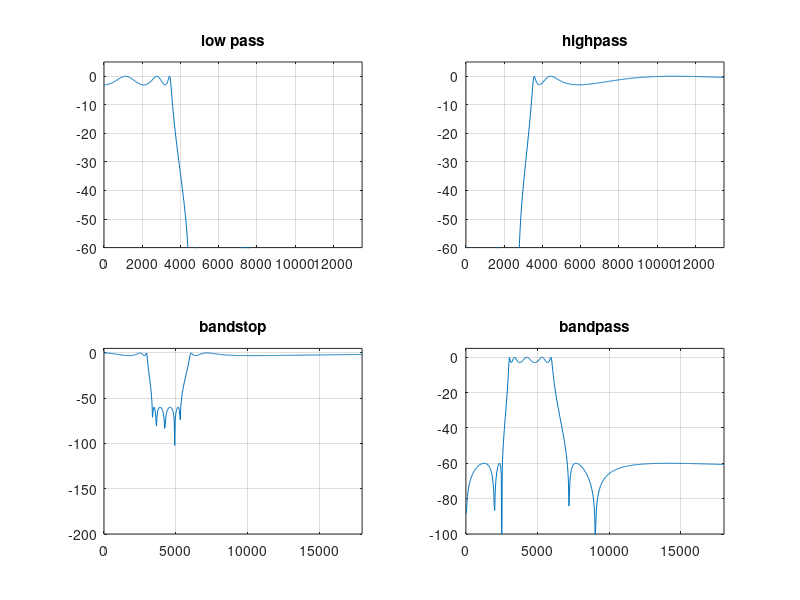

Recreate this plot in MATLAB.
%elliptical

fp = 3500;fs = 4500;

wp = 2*pi*fp;ws = 2*pi*fs;

[n,wn] = ellipord(wp,ws,3,60,'s');
[b,a] = ellip(n,3,60,wn,'s');
wa = 0:(3*ws)/511:3*ws;
h = freqs(b,a,wa);
subplot(2,2,1);
plot(wa/(2*pi),20*log10(abs(h)));grid
title('low pass');
axis([0 3*fs -60 5]);


%highpass

fp = 3500;fs = 4500;

wp = 2*pi*fp;ws = 2*pi*fs;

[n,wn] = ellipord(wp,ws,3,60,'s');
[b,a] = ellip(n,3,60,wn,'high','s');
wa = 0:(3*ws)/511:3*ws;
h = freqs(b,a,wa);
subplot(2,2,2);
plot(wa/(2*pi),20*log10(abs(h)));grid
title('highpass');
axis([0 3*fs -60 5]);

%bandpass

fp = 3000;fs = 6000;

wp = 2*pi*fp;ws = 2*pi*fs;

[wn] = [wp,ws];

[n] = ellipord(wp,ws,3,60,'s');
[b,a] = ellip(n,3,60,wn,'stop','s');
wa = 0:(3*ws)/511:3*ws;
h = freqs(b,a,wa);
subplot(2,2,3);
plot(wa/(2*pi),20*log10(abs(h)));grid
title('bandstop');
axis([0 3*fs -200 5]);


%bandpass
fp = 3000;fs = 6000;

wp = 2*pi*fp;ws = 2*pi*fs;

[wn] = [wp,ws];

[n] = ellipord(wp,ws,3,60,'s');
[b,a] = ellip(n,3,60,wn,'s');
wa = 0:(3*ws)/511:3*ws;
h = freqs(b,a,wa);
subplot(2,2,4);
plot(wa/(2*pi),20*log10(abs(h)));grid
title('bandpass');
axis([0 3*fs -100 5]);






